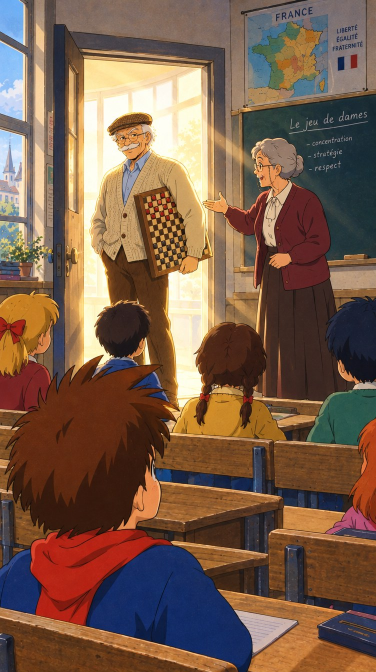
#> input picture visuels/s01e01/brut/p04-porte.jpg, 752 x 1344 px (shown at 1/2 size)
$ python s01e01_p04.py
#> lines starting #> are read from the running program, lines starting #| are printed output that depends on the picture; after the words box and inside, x2 and y2 are one past the last pixel; in counts of white or black regions, pixels touching at a corner belong together
"""Plan 4 de l'épisode 1 : Armand arrive avec un damier sous le bras.

L'IA avait dessiné un damier faux (pions rouges, pions sur les cases claires). On le retourne :
Armand porte le damier côté dos, et on ne voit que le panneau de bois. C'est aussi plus
vraisemblable, puisqu'on ne transporte pas un damier garni de pions.

Usage : python3 outils/plans/s01e01_p04.py
"""

from __future__ import annotations

from pathlib import Path

import numpy as np
from PIL import Image, ImageDraw, ImageFilter

RACINE = Path(__file__).resolve().parents[2]
BRUT = RACINE / "visuels/s01e01/brut/p04-porte.jpg"
SORTIE = RACINE / "visuels/s01e01/p04-porte.jpg"

# Bord du damier entier (le coin haut-droit est caché sous le bras).
DAMIER = [(267, 389), (391, 348), (425, 513), (302, 554)]
# Le coin du damier qui dépasse sous la manche, à droite.
COIN = [(407, 464), (427, 513), (396, 519), (392, 503), (400, 497), (405, 480)]
BOIS = np.array([150, 98, 52])
BOIS_FONCE = np.array([92, 56, 28])


def main() -> Path:
    fond = Image.open(BRUT).convert("RGB")
#> fond is the input picture: PIL image 752x1344 RGB; mean R, G, B 121.7, 93.5, 74.9
    tableau = np.asarray(fond).astype(float)
    h, w, _ = tableau.shape
#> h = 1344; w = 752

    # Partie visible du damier : dans son contour, les pixels sombres (le damier est en contre-jour,
    # le gilet et la main d'Armand sont nettement plus clairs). On écarte les traits fins.
    import cv2

    contour = Image.new("L", (w, h), 0)
#> contour: PIL image 752x1344 L; every value is 0
    ImageDraw.Draw(contour).polygon(DAMIER, fill=255)
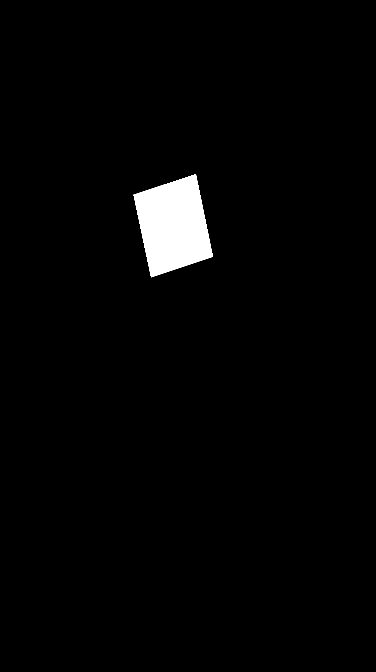
#> contour: PIL image 752x1344 L (shown at 1/2 size); 2.2% white; 1 white region, box (x1, y1, x2, y2) and area: (267, 348, 426, 555) 21999
    contour = np.asarray(contour.filter(ImageFilter.MaxFilter(7))) > 0
#> contour: shape (1344, 752) bool; 2.4% white; 1 white region, box (x1, y1, x2, y2) and area: (264, 345, 429, 558) 24231
    luminosite = tableau.max(axis=2) / 255
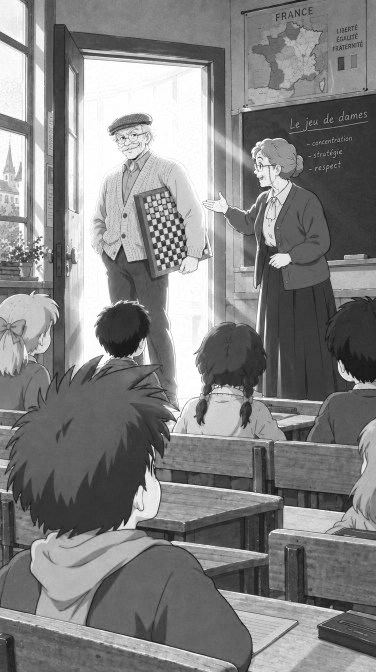
#> luminosite: shape (1344, 752) float64 (shown at 1/2 size); min 0.0314, max 1, mean 0.512
    sombre = ((luminosite < 0.66) & contour).astype(np.uint8)
#> sombre: shape (1344, 752); values 0 (black) and 1 (white), 1.1% white; 39 white regions (35 under 20 px), largest, box (x1, y1, x2, y2) and area: (267, 360, 426, 558) 11281, (370, 418, 382, 436) 51, (415, 468, 423, 499) 41, (410, 466, 413, 482) 26
    sombre = cv2.morphologyEx(sombre, cv2.MORPH_OPEN, np.ones((3, 3), np.uint8))
#> sombre: shape (1344, 752); values 0 (black) and 1 (white), 1.1% white; 5 white regions (1 under 20 px), largest, box (x1, y1, x2, y2) and area: (267, 366, 376, 558) 10540, (396, 501, 421, 523) 252, (408, 486, 417, 499) 72, (314, 406, 328, 415) 66
    sombre = cv2.morphologyEx(sombre, cv2.MORPH_CLOSE, np.ones((9, 9), np.uint8))
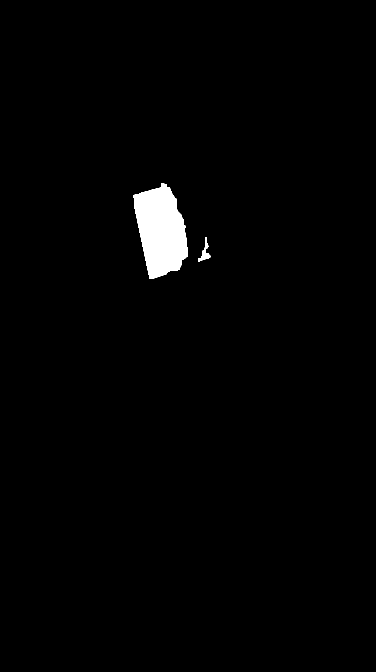
#> sombre: shape (1344, 752) (shown at 1/2 size); values 0 (black) and 1 (white), 1.4% white; 2 white regions, box (x1, y1, x2, y2) and area: (267, 366, 376, 558) 14253, (396, 474, 421, 523) 384
    n, etiquettes, stats, _ = cv2.connectedComponentsWithStats(sombre)
#> etiquettes: shape (1344, 752) int32; 3 distinct labels, from 0 to 2
#> n = 3; stats = [[0, 0, 752, 1344, 996051], [267, 366, 109, 192, 14253], [396, 474, 25, 49, 384]]
    principal = 1 + int(np.argmax(stats[1:, cv2.CC_STAT_AREA]))
#> principal = 1
    plein = (etiquettes == principal).astype(np.uint8)
#> plein: shape (1344, 752); values 0 (black) and 1 (white), 1.4% white; 1 white region, box (x1, y1, x2, y2) and area: (267, 366, 376, 558) 14253
    # Les cases claires sont des trous entourés de cases foncées : on les bouche.
    inonde = plein.copy()
    cv2.floodFill(inonde, None, (0, 0), 1)
#> inonde: shape (1344, 752); every value is 1
    plein = plein | (1 - inonde)
    coin = Image.new("L", (w, h), 0)
    ImageDraw.Draw(coin).polygon(COIN, fill=1)
#> coin: PIL image 752x1344 L; values 0 (black) and 1 (white), 0.09% white; 1 white region, box (x1, y1, x2, y2) and area: (392, 464, 428, 520) 936
    plein = (plein | np.asarray(coin)) & contour
#> plein: shape (1344, 752); values 0 (black) and 1 (white), 1.5% white; 2 white regions, box (x1, y1, x2, y2) and area: (267, 366, 376, 558) 14253, (392, 464, 428, 520) 936
    masque = Image.fromarray((plein * 255).astype(np.uint8)).filter(ImageFilter.GaussianBlur(0.8))
    m = np.asarray(masque).astype(float) / 255

    # La lumière d'origine (contre-jour de la porte) module le bois.
    lumiere = np.asarray(fond.convert("L").filter(ImageFilter.GaussianBlur(14))).astype(float)
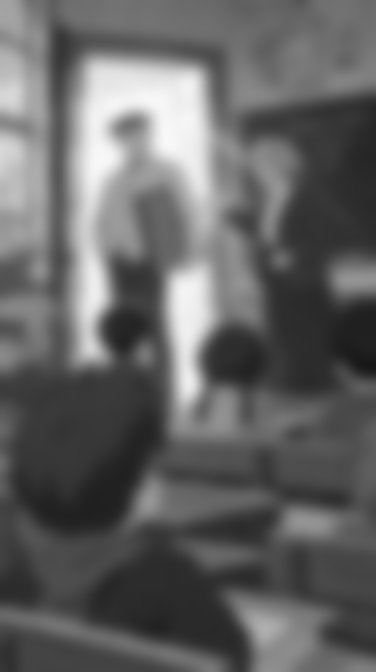
#> lumiere: shape (1344, 752) float64 (shown at 1/2 size); min 23, max 248, mean 99.8
    lumiere = (lumiere / max(lumiere[m > 0.5].mean(), 1)).clip(0.6, 1.5)[..., None]
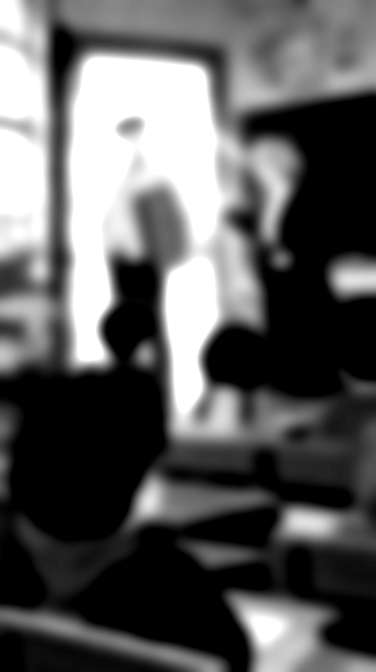
#> lumiere: shape (1344, 752, 1) float64 (shown at 1/2 size); min 0.6, max 1.5, mean 0.928; drawn with min black and max white

    # Veinage : bandes douces dans le sens de la longueur du panneau.
    ys, xs = np.mgrid[0:h, 0:w].astype(float)
    axe = np.array([391 - 267, 348 - 389], float)
    axe /= np.linalg.norm(axe)
    travers = -(xs - 267) * axe[1] + (ys - 389) * axe[0]
    veines = (np.sin(travers * 0.35) * 0.6 + np.sin(travers * 0.9 + 1.7) * 0.25)[..., None]
    bois = (BOIS + veines * 6) * lumiere
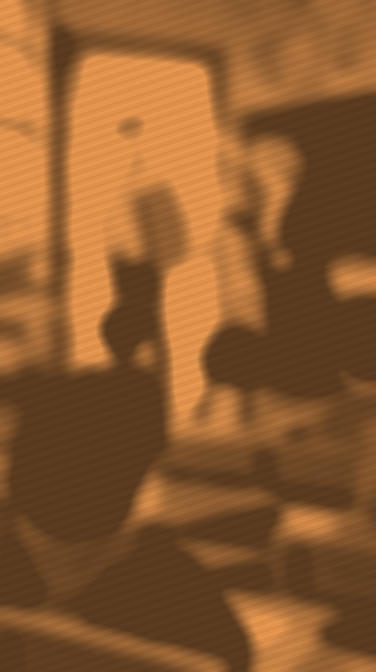
#> bois: shape (1344, 752, 3) float64 (shown at 1/2 size); mean of channels 0, 1, 2 139.2, 90.9, 48.2; drawn as R, G, B

    # Liseré plus sombre le long du bord (le cadre du panneau).
    cadre = Image.new("L", (w, h), 0)
    ImageDraw.Draw(cadre).line(DAMIER + [DAMIER[0]], fill=255, width=9)
#> cadre: PIL image 752x1344 L; 0.52% white; 1 white region, box (x1, y1, x2, y2) and area: (263, 344, 430, 559) 5260
    c = np.asarray(cadre.filter(ImageFilter.GaussianBlur(1))).astype(float)[..., None] / 255
    bois = bois * (1 - c) + BOIS_FONCE * lumiere * c

    # Quelques traits de veinage à l'encre, parallèles au grand côté du panneau.
    traits = Image.new("L", (w, h), 0)
    dt = ImageDraw.Draw(traits)
    normale = np.array([axe[1], -axe[0]])
    for decalage, longueur, phase in ((22, 0.7, 0.0), (58, 0.55, 1.3), (97, 0.65, 2.1), (131, 0.45, 0.7)):
        depart = np.array([272, 397], float) - normale * decalage * 0.95 + axe * 10
        points = [tuple(depart + axe * 125 * longueur * s + normale * 2.2 * np.sin(6 * s + phase))
                  for s in np.linspace(0, 1, 14)]
        dt.line(points, fill=70, width=1)
    trait = np.asarray(traits).astype(float)[..., None] / 255
#> trait: shape (1344, 752, 1) float64; values 0 (black) and 0.275 (white), 0.03% white in thin lines or dots, all inside (x1, y1, x2, y2) = (288, 386, 387, 511)
    bois = bois * (1 - trait) + (BOIS_FONCE * 0.8 * lumiere) * trait

    resultat = tableau * (1 - m[..., None]) + bois * m[..., None]
    image = Image.fromarray(resultat.clip(0, 255).astype(np.uint8))

    # Trait d'encre sur les bords visibles du panneau, comme le reste du dessin.
    d = ImageDraw.Draw(image)
    d.line([(332, 373), (267, 389), (302, 554), (352, 539)], fill=(40, 22, 10), width=3)
    d.line([(407, 464), (427, 513), (396, 519)], fill=(40, 22, 10), width=3)
    image.save(SORTIE, quality=90)
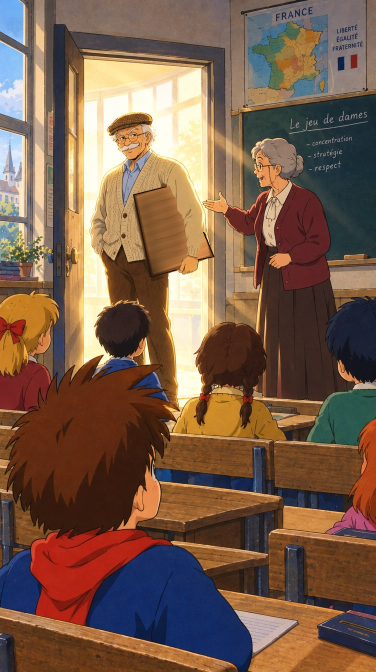
#> saved as p04-porte.jpg: PIL image 752x1344 RGB (shown at 1/2 size); mean R, G, B 121.8, 93.6, 74.9
    return SORTIE


if __name__ == "__main__":
    print("→", main())

$ run again, with visuels/s01e01/brut/p03-ennui.jpg copied over visuels/s01e01/brut/p04-porte.jpg
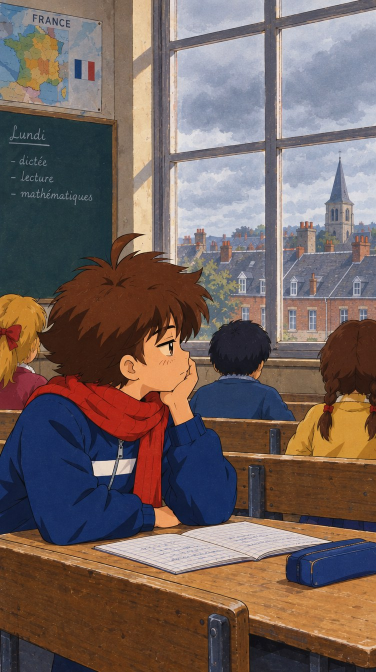
#> input picture visuels/s01e01/brut/p03-ennui.jpg, 752 x 1344 px (shown at 1/2 size)
#> in main, fond is the input picture: PIL image 752x1344 RGB; mean R, G, B 115.1, 98.6, 94
#> in main, `sombre = cv2.morphologyEx(sombre, cv2.MORPH_OPEN, np.ones((3, 3), np.u..`:
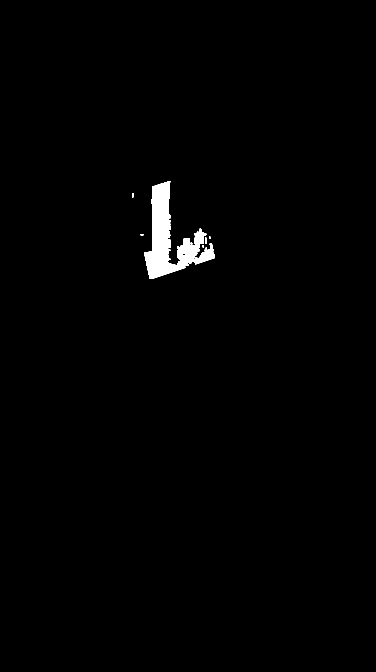
#> sombre: shape (1344, 752) (shown at 1/2 size); values 0 (black) and 1 (white), 1% white; 9 white regions (4 under 20 px), largest, box (x1, y1, x2, y2) and area: (288, 362, 429, 558) 9990, (366, 476, 380, 489) 164, (409, 486, 427, 504) 159, (410, 475, 414, 488) 42, (264, 386, 267, 395) 27
#> etiquettes: shape (1344, 752) int32; 4 distinct labels, from 0 to 3
#> n = 4; stats = [[0, 0, 752, 1344, 999488], [288, 362, 141, 196, 11155], [264, 386, 3, 9, 27], [281, 468, 6, 3, 18]]
#> principal = 1
#> inonde: shape (1344, 752); values 0 (black) and 1 (white), 100% white; 1 black region, box (x1, y1, x2, y2) and area: (400, 495, 409, 505) 90
#> coin: PIL image 752x1344 L; values 0 (black) and 1 (white), 0.09% white; 1 white region, box (x1, y1, x2, y2) and area: (392, 464, 428, 520) 936
#> cadre: PIL image 752x1344 L; 0.52% white; 1 white region, box (x1, y1, x2, y2) and area: (263, 344, 430, 559) 5260
#> trait: shape (1344, 752, 1) float64; values 0 (black) and 0.275 (white), 0.03% white in thin lines or dots, all inside (x1, y1, x2, y2) = (288, 386, 387, 511)
#> in main, `image.save(SORTIE, quality=90)`:
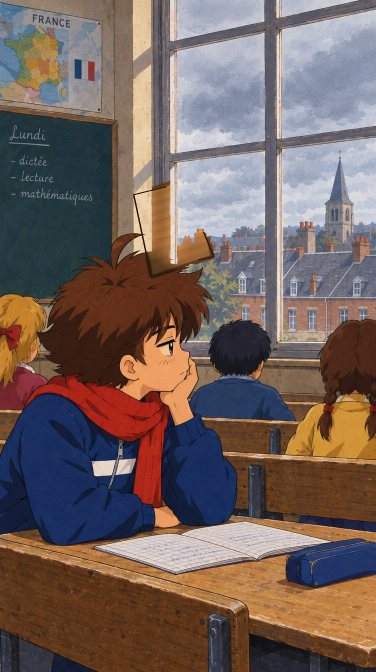
#> saved as p04-porte.jpg: PIL image 752x1344 RGB (shown at 1/2 size); mean R, G, B 115.2, 98.4, 93.3
